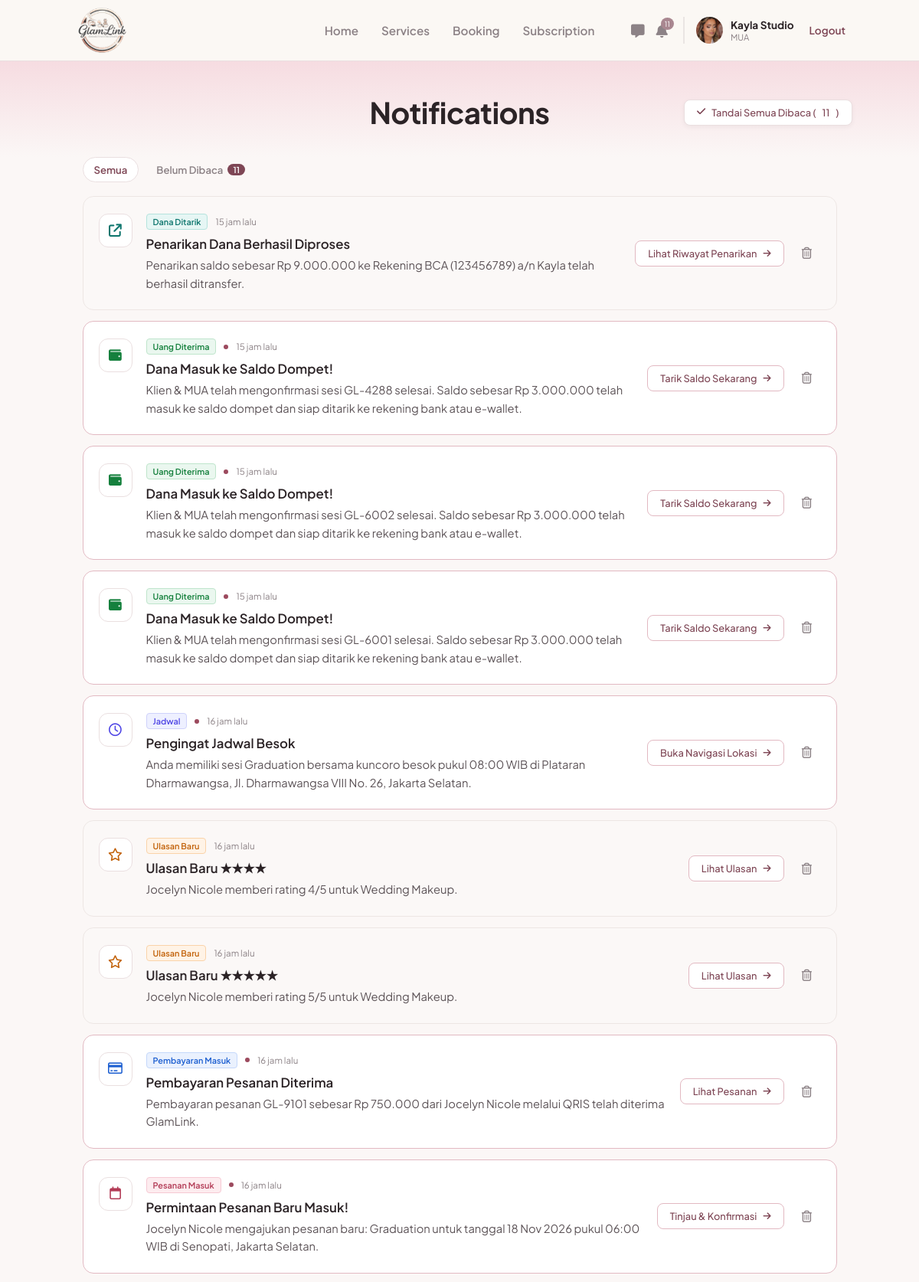
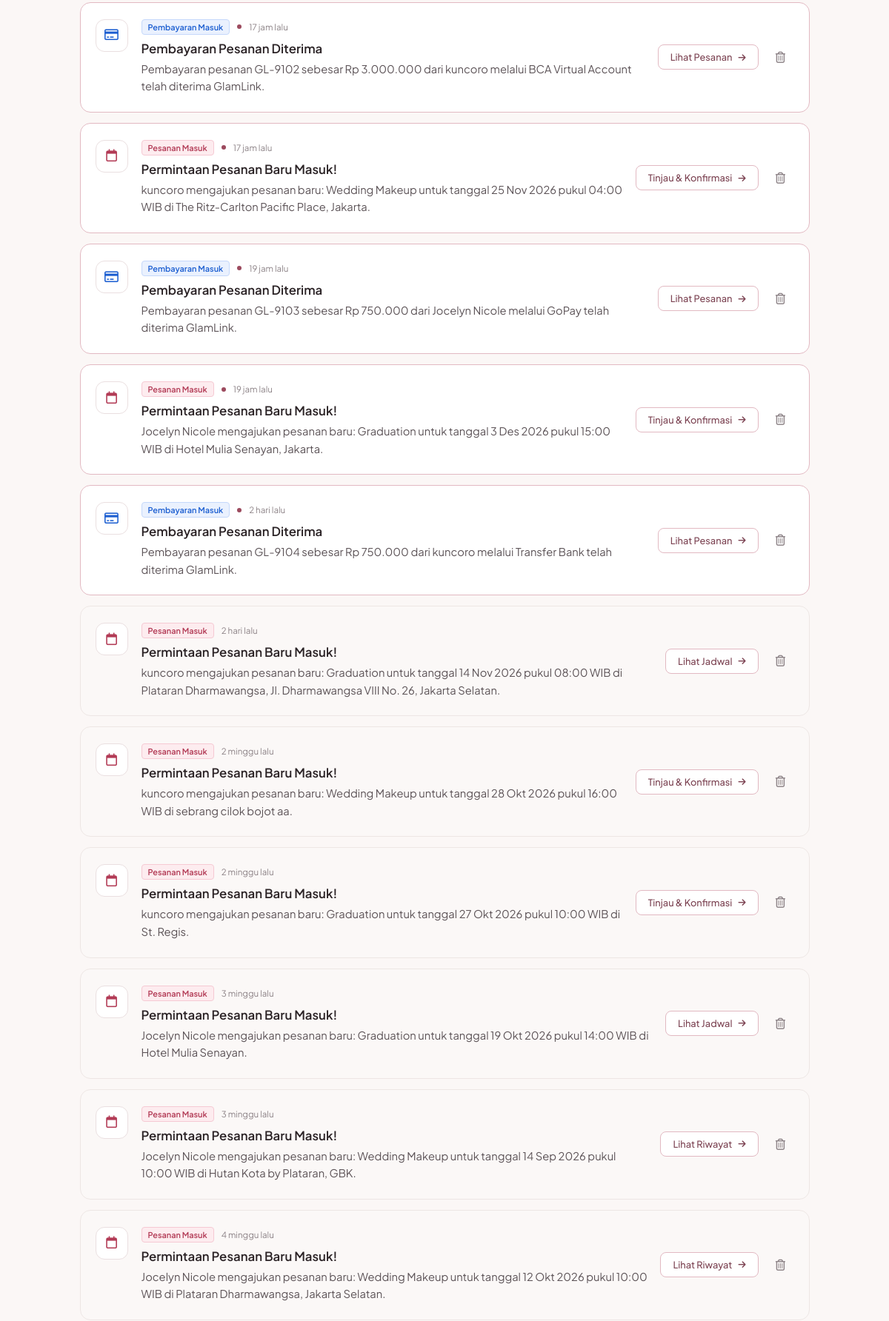
The app's page /mua/notifikasi.php (signed in, upper part) with its own data (2 pictures, top to bottom).
### tables this page shows
CREATE TABLE `users` (
  `id_user` int(11) NOT NULL,
  `nama` varchar(100) NOT NULL,
  `email` varchar(100) NOT NULL,
  `nomor_telepon` varchar(20) DEFAULT NULL,
  `nama_brand` varchar(150) DEFAULT NULL,
  `bio` text DEFAULT NULL,
  `lokasi` varchar(150) DEFAULT NULL,
  `foto_profil` varchar(255) DEFAULT NULL,
  `password` varchar(255) NOT NULL,
  `role` enum('mua','pelanggan','admin') NOT NULL,
  `dibuat_pada` timestamp NOT NULL DEFAULT current_timestamp(),
  `status_verifikasi` enum('pending','approved','rejected') NOT NULL DEFAULT 'approved',
  `alasan_tolak` varchar(255) DEFAULT NULL
);

CREATE TABLE `mua_notifikasi` (
  `id_notif` int(11) NOT NULL,
  `id_mua` int(11) NOT NULL,
  `kunci` varchar(100) NOT NULL COMMENT 'Penanda unik sumber, contoh: pesanan:12, bayar:12, langganan:3:segera',
  `tipe` varchar(30) NOT NULL COMMENT 'pesanan | bayar | jadwal | langganan | batal | selesai | ulasan',
  `judul` varchar(150) NOT NULL,
  `pesan` text NOT NULL,
  `link` varchar(255) DEFAULT NULL,
  `label_aksi` varchar(50) DEFAULT NULL,
  `waktu` datetime NOT NULL,
  `dibaca_pada` datetime DEFAULT NULL,
  `dihapus_pada` datetime DEFAULT NULL
);

### includes/mua_notifikasi.php (called while the page is built, shortened)
<?php
function mua_notif_relatif(int $detik): string {
    if ($detik < 86400)       return floor($detik / 3600) . ' jam lalu';
    if ($detik < 86400 * 7)   return floor($detik / 86400) . ' hari lalu';
    if ($detik < 86400 * 30)  return floor($detik / (86400 * 7)) . ' minggu lalu';
    return floor($detik / (86400 * 30)) . ' bulan lalu';
}
function mua_notif_sinkron(mysqli $koneksi, int $id_mua, bool $paksa = false): void {
    $kunci_sesi = 'mua_notif_sync_' . $id_mua;
    if (!$paksa && isset($_SESSION[$kunci_sesi]) && $_SESSION[$kunci_sesi] > time() - 60) return;
}
function mua_notif_jumlah_baru(mysqli $koneksi, int $id_mua): int {
    try {
        $st = $koneksi->prepare("SELECT COUNT(*) AS n FROM mua_notifikasi WHERE id_mua = ? AND dibaca_pada IS NULL AND dihapus_pada IS NULL");
        $st->bind_param('i', $id_mua);
        $st->execute();
        return (int)$st->get_result()->fetch_assoc()['n'];
    } catch (Throwable $e) {
        return 0;
    }
}

### mua/notifikasi.php (the view, shortened to what this page needs)
<?php
require_once '../includes/auth_mua.php';
require_once '../includes/mua_notifikasi.php';
function hitung_baru(mysqli $koneksi, int $id_mua): int {
    $st = $koneksi->prepare("SELECT COUNT(*) AS n FROM mua_notifikasi WHERE id_mua = ? AND dibaca_pada IS NULL AND dihapus_pada IS NULL");
    $st->bind_param('i', $id_mua);
    $st->execute();
    return (int)$st->get_result()->fetch_assoc()['n'];
}
$filter_belum = ($_GET['f'] ?? '') === 'belum';
$sql = "SELECT *, TIMESTAMPDIFF(SECOND, waktu, NOW()) AS detik FROM mua_notifikasi
        WHERE id_mua = ? AND dihapus_pada IS NULL" . ($filter_belum ? " AND dibaca_pada IS NULL" : "") . "
        ORDER BY waktu DESC, id_notif DESC LIMIT 100";
$st = $koneksi->prepare($sql);
$st->bind_param('i', $id_mua);
$st->execute();
$daftar = $st->get_result()->fetch_all(MYSQLI_ASSOC);
$jumlah_baru = hitung_baru($koneksi, $id_mua);
?>
<!DOCTYPE html>
<html lang="id">
<head>
    <link rel="stylesheet" href="https://cdnjs.cloudflare.com/ajax/libs/font-awesome/6.4.0/css/all.min.css">
    <link rel="stylesheet" href="../assets/css/navbar.css">
    <link rel="stylesheet" href="../assets/css/mua_notifikasi.css">
    <link rel="stylesheet" href="../assets/css/mua_ui.css">
</head>
<body class="nt-body">
    <?php include '../navbar.php'; ?>
    <header class="nt-header">
        <div class="nt-header-inner">
            <h1>Notifications</h1>
            <form method="POST" class="nt-readall-form" id="ntReadAllForm" data-no-loading <?php echo $jumlah_baru ? '' : 'hidden'; ?>>
                <button type="submit" name="baca_semua" class="nt-btn-readall">
                    <i class="fa-solid fa-check"></i> Tandai Semua Dibaca (<span id="ntCountBtn"><?php echo $jumlah_baru; ?></span>)
                </button>
            </form>
        </div>
    </header>
    <main class="nt-main">
        <nav class="nt-filter">
            <a href="notifikasi.php" class="<?php echo $filter_belum ? '' : 'active'; ?>">Semua</a>
            <a href="notifikasi.php?f=belum" class="<?php echo $filter_belum ? 'active' : ''; ?>">Belum Dibaca <span class="nt-filter-count" id="ntCountFilter" <?php echo $jumlah_baru ? '' : 'hidden'; ?>><?php echo $jumlah_baru; ?></span></a>
        </nav>
        <div class="nt-list" id="ntList">
            <?php foreach ($daftar as $n):
                $meta = MUA_NOTIF_TIPE[$n['tipe']] ?? MUA_NOTIF_TIPE['pesanan'];
                $baru = $n['dibaca_pada'] === null;
                $eksternal = str_starts_with((string)$n['link'], 'https://'); ?>
                <article class="nt-card <?php echo $baru ? 'is-unread' : ''; ?>" data-id="<?php echo (int)$n['id_notif']; ?>">
                    <div class="nt-icon nt-c-<?php echo $meta['warna']; ?>"><i class="<?php echo $meta['ikon']; ?>"></i></div>
                    <div class="nt-content">
                        <div class="nt-meta">
                            <span class="nt-badge nt-c-<?php echo $meta['warna']; ?>"><?php echo htmlspecialchars($meta['label']); ?></span>
                            <?php if ($baru): ?><span class="nt-dot" aria-label="Belum dibaca"></span><?php endif; ?>
                            <time><?php echo mua_notif_relatif((int)$n['detik']); ?></time>
                        </div>
                        <h3><?php echo htmlspecialchars($n['judul']); ?></h3>
                        <p><?php echo htmlspecialchars($n['pesan']); ?></p>
                    </div>
                    <div class="nt-actions">
                        <?php if (!empty($n['link'])): ?>
                            <a href="notifikasi.php?buka=<?php echo (int)$n['id_notif']; ?>" class="nt-btn-action" <?php echo $eksternal ? 'target="_blank" rel="noopener"' : ''; ?>>
                                <?php echo htmlspecialchars($n['label_aksi'] ?: 'Lihat'); ?> <i class="fa-solid fa-arrow-right"></i>
                            </a>
                        <?php endif; ?>
                        <form method="POST" class="nt-del-form" data-no-loading>
                            <button type="submit" name="hapus" class="nt-btn-del" title="Hapus notifikasi" aria-label="Hapus notifikasi">
                                <i class="fa-regular fa-trash-can"></i>
                            </button>
                        </form>
                    </div>
                </article>
            <?php endforeach; ?>
        </div>
    </main>
</body>
</html>

### navbar.php (shortened to what this page needs)
<?php
$path_prefix = in_array(basename(dirname($_SERVER['PHP_SELF'])), ['mua', 'klien']) ? '../' : '';
$nav_logged_in = isset($_SESSION['status_login']) && $_SESSION['status_login'] == true;
$nav_role = isset($_SESSION['role']) ? $_SESSION['role'] : '';
if ($nav_logged_in && in_array($nav_role, ['mua', 'pelanggan']) && isset($koneksi)) {
    $id_mua_nav = $_SESSION['id_user'];
    $nav_query = mysqli_query($koneksi, "SELECT nama, nama_brand, foto_profil, status_verifikasi FROM users WHERE id_user = '$id_mua_nav'");
    $nav_profil = mysqli_fetch_assoc($nav_query);
}
?>
<header class="navbar">
    <div class="logo">
        <a href="<?php echo $path_prefix; ?>index.php">
            <img src="<?php echo $path_prefix; ?>assets/img/logo.png" alt="GlamLink">
        </a>
    </div>
    <?php if (!$nav_logged_in): ?>
        <div class="nav-links">
            <a href="<?php echo $path_prefix; ?>login.php" class="btn-text">Masuk</a>
            <a href="<?php echo $path_prefix; ?>login.php" class="btn-outline">Masuk Sebagai MUA</a>
            <a href="<?php echo $path_prefix; ?>register.php" class="btn-filled">Daftar</a>
        </div>
    <?php elseif ($nav_role == 'mua'): ?>
        <?php if (($nav_profil['status_verifikasi'] ?? 'approved') === 'approved'): ?>
        <div class="nav-menu-mua">
            <a href="<?php echo $path_prefix; ?>mua/index.php">Home</a>
            <a href="<?php echo $path_prefix; ?>mua/services.php">Services</a>
            <a href="<?php echo $path_prefix; ?>mua/booking.php">Booking</a>
            <a href="<?php echo $path_prefix; ?>mua/subscription.php">Subscription</a>
        </div>
        <?php endif; ?>
        <div class="nav-profile-mua">
            <div class="nav-icons">
                <?php
                require_once __DIR__ . '/includes/chat.php';
                ?>
                <a href="<?php echo $path_prefix; ?>mua/chat.php" class="icon-btn" title="Chat">
                    <i class="fa-solid fa-message"></i>
                </a>
                <?php
                require_once __DIR__ . '/includes/mua_notifikasi.php';
                $nav_notif_baru = isset($koneksi) ? mua_notif_jumlah_baru($koneksi, (int)$_SESSION['id_user']) : 0;
                ?>
                <a href="<?php echo $path_prefix; ?>mua/notifikasi.php" class="icon-btn" title="Notifikasi">
                    <i class="fa-solid fa-bell"></i>
                    <span class="badge" id="navNotifBadge" <?php echo $nav_notif_baru ? '' : 'hidden'; ?>><?php echo $nav_notif_baru > 99 ? '99+' : $nav_notif_baru; ?></span>
                </a>
            </div>
            <a href="<?php echo $path_prefix; ?>mua/profil.php" style="text-decoration:none;color:inherit;" title="Lihat & edit profil">
            <div class="profile-info">
                <?php if(!empty($nav_profil['foto_profil'])): ?>
                    <img src="<?php echo $path_prefix; ?>assets/img/<?php echo htmlspecialchars($nav_profil['foto_profil']); ?>" alt="Profile">
                <?php else: ?>
                    <div style="width:35px;height:35px;background:#e0d8da;border-radius:50%;display:flex;align-items:center;justify-content:center;color:#fff;font-size:0.8rem;"><i class="fa-solid fa-user"></i></div>
                <?php endif; ?>
                <div class="profile-text">
                    <span class="brand-name"><?php echo htmlspecialchars($nav_profil['nama_brand'] ?? 'Nama Brand'); ?></span>
                    <span class="role-text"><?php echo ($nav_profil['status_verifikasi'] ?? 'approved') === 'approved' ? 'MUA' : 'Belum terverifikasi'; ?></span>
                </div>
            </div>
            </a>
            <a href="<?php echo $path_prefix; ?>logout.php" class="logout-link">Logout</a>
        </div>
    <?php endif; ?>
</header>

### assets/css/navbar.css (style rules this page uses)
:root { --gl-primary: #7E4655; --gl-primary-dark: #623642; --gl-soft: #f0e6e9; }
.navbar { position: fixed; inset: 0 0 auto 0; height: 80px; display: flex; align-items: center; justify-content: space-between; padding: 0 8%; background-color: #FBF8F4; border-bottom: 1px solid #eadfe0; box-sizing: border-box; z-index: 1000; font-family: 'Plus Jakarta Sans', sans-serif; }
.navbar .logo { display: flex; align-items: center; }
.navbar .logo img { display: block; height: 60px; width: auto; }
.nav-menu-mua { display: flex; gap: 30px; font-weight: 600; font-size: 0.95rem; position: absolute; left: 50%; transform: translateX(-50%); }
.nav-menu-mua a { text-decoration: none; color: #8c8286; transition: 0.3s; font-family: 'Plus Jakarta Sans', sans-serif; }
.nav-profile-mua { display: flex; align-items: center; gap: 20px; }
.nav-icons { display: flex; gap: 15px; }
.nav-icons .icon-btn { position: relative; color: #8c8286; font-size: 1.1rem; text-decoration: none; }
.nav-icons .badge { position: absolute; top: -6px; right: -8px; background-color: #A98790; color: white; font-size: 0.6rem; padding: 2px 5px; border-radius: 50%; }
.profile-info { display: flex; align-items: center; gap: 10px; border-left: 2px solid #eae5e3; padding-left: 15px; }
.profile-info img { width: 35px; height: 35px; border-radius: 50%; object-fit: cover; }
.profile-text { display: flex; flex-direction: column; }
.profile-text .brand-name { font-weight: 700; color: #2b2326; font-size: 0.85rem; }
.profile-text .role-text { font-size: 0.7rem; color: #8c8286; }
.logout-link { color: var(--gl-primary); font-size: 0.85rem; text-decoration: none; font-weight: 600; }

### assets/css/mua_ui.css (style rules this page uses)
:root { --gl-maroon: #7E4655; --gl-maroon-soft: rgba(126, 70, 85, 0.18); --gl-green: #059669; --gl-red: #E23636; --gl-ease: cubic-bezier(0.22, 1, 0.36, 1); }

### records on screen
users: foto_profil (picture), nama_brand "Kayla Studio"
mua_notifikasi: tipe "Dana Ditarik", detik "15 jam lalu", judul "Penarikan Dana Berhasil Diproses", pesan "Penarikan saldo sebesar Rp 9.000.000 ke Rekening BCA (123456789) a/n Kayla telah berhasil ditransfer.", label_aksi "Lihat Riwayat Penarikan"
mua_notifikasi: tipe "Uang Diterima", detik "15 jam lalu", judul "Dana Masuk ke Saldo Dompet!", pesan "Klien & MUA telah mengonfirmasi sesi GL-4288 selesai. Saldo sebesar Rp 3.000.000 telah masuk ke saldo dompet dan siap ditarik ke rekening bank atau e-wallet.", label_aksi "Tarik Saldo Sekarang"
mua_notifikasi: tipe "Uang Diterima", detik "15 jam lalu", judul "Dana Masuk ke Saldo Dompet!", pesan "Klien & MUA telah mengonfirmasi sesi GL-6002 selesai. Saldo sebesar Rp 3.000.000 telah masuk ke saldo dompet dan siap ditarik ke rekening bank atau e-wallet.", label_aksi "Tarik Saldo Sekarang"
mua_notifikasi: tipe "Uang Diterima", detik "15 jam lalu", judul "Dana Masuk ke Saldo Dompet!", pesan "Klien & MUA telah mengonfirmasi sesi GL-6001 selesai. Saldo sebesar Rp 3.000.000 telah masuk ke saldo dompet dan siap ditarik ke rekening bank atau e-wallet.", label_aksi "Tarik Saldo Sekarang"
mua_notifikasi: tipe "Jadwal", detik "16 jam lalu", judul "Pengingat Jadwal Besok", pesan "Anda memiliki sesi Graduation bersama kuncoro besok pukul 08:00 WIB di Plataran Dharmawangsa, Jl. Dharmawangsa VIII No. 26, Jakarta Selatan.", label_aksi "Buka Navigasi Lokasi"
mua_notifikasi: tipe "Ulasan Baru", detik "16 jam lalu", judul "Ulasan Baru ★★★★", pesan "Jocelyn Nicole memberi rating 4/5 untuk Wedding Makeup.", label_aksi "Lihat Ulasan"
mua_notifikasi: tipe "Ulasan Baru", detik "16 jam lalu", judul "Ulasan Baru ★★★★★", pesan "Jocelyn Nicole memberi rating 5/5 untuk Wedding Makeup.", label_aksi "Lihat Ulasan"
mua_notifikasi: tipe "Pembayaran Masuk", detik "16 jam lalu", judul "Pembayaran Pesanan Diterima", pesan "Pembayaran pesanan GL-9101 sebesar Rp 750.000 dari Jocelyn Nicole melalui QRIS telah diterima GlamLink.", label_aksi "Lihat Pesanan"
mua_notifikasi: tipe "Pesanan Masuk", detik "16 jam lalu", judul "Permintaan Pesanan Baru Masuk!", pesan "Jocelyn Nicole mengajukan pesanan baru: Graduation untuk tanggal 18 Nov 2026 pukul 06:00 WIB di Senopati, Jakarta Selatan.", label_aksi "Tinjau & Konfirmasi"
mua_notifikasi: tipe "Pembayaran Masuk", detik "17 jam lalu", judul "Pembayaran Pesanan Diterima", pesan "Pembayaran pesanan GL-9102 sebesar Rp 3.000.000 dari kuncoro melalui BCA Virtual Account telah diterima GlamLink.", label_aksi "Lihat Pesanan"
mua_notifikasi: tipe "Pesanan Masuk", detik "17 jam lalu", judul "Permintaan Pesanan Baru Masuk!", pesan "kuncoro mengajukan pesanan baru: Wedding Makeup untuk tanggal 25 Nov 2026 pukul 04:00 WIB di The Ritz-Carlton Pacific Place, Jakarta.", label_aksi "Tinjau & Konfirmasi"
mua_notifikasi: tipe "Pembayaran Masuk", detik "19 jam lalu", judul "Pembayaran Pesanan Diterima", pesan "Pembayaran pesanan GL-9103 sebesar Rp 750.000 dari Jocelyn Nicole melalui GoPay telah diterima GlamLink.", label_aksi "Lihat Pesanan"
mua_notifikasi: tipe "Pesanan Masuk", detik "19 jam lalu", judul "Permintaan Pesanan Baru Masuk!", pesan "Jocelyn Nicole mengajukan pesanan baru: Graduation untuk tanggal 3 Des 2026 pukul 15:00 WIB di Hotel Mulia Senayan, Jakarta.", label_aksi "Tinjau & Konfirmasi"
mua_notifikasi: tipe "Pembayaran Masuk", detik "2 hari lalu", judul "Pembayaran Pesanan Diterima", pesan "Pembayaran pesanan GL-9104 sebesar Rp 750.000 dari kuncoro melalui Transfer Bank telah diterima GlamLink.", label_aksi "Lihat Pesanan"
mua_notifikasi: tipe "Pesanan Masuk", detik "2 hari lalu", judul "Permintaan Pesanan Baru Masuk!", pesan "kuncoro mengajukan pesanan baru: Graduation untuk tanggal 14 Nov 2026 pukul 08:00 WIB di Plataran Dharmawangsa, Jl. Dharmawangsa VIII No. 26, Jakarta Selatan.", label_aksi "Lihat Jadwal"
mua_notifikasi: tipe "Pesanan Masuk", detik "2 minggu lalu", judul "Permintaan Pesanan Baru Masuk!", pesan "kuncoro mengajukan pesanan baru: Wedding Makeup untuk tanggal 28 Okt 2026 pukul 16:00 WIB di sebrang cilok bojot aa.", label_aksi "Tinjau & Konfirmasi"
mua_notifikasi: tipe "Pesanan Masuk", detik "2 minggu lalu", judul "Permintaan Pesanan Baru Masuk!", pesan "kuncoro mengajukan pesanan baru: Graduation untuk tanggal 27 Okt 2026 pukul 10:00 WIB di St. Regis.", label_aksi "Tinjau & Konfirmasi"
mua_notifikasi: tipe "Pesanan Masuk", detik "3 minggu lalu", judul "Permintaan Pesanan Baru Masuk!", pesan "Jocelyn Nicole mengajukan pesanan baru: Graduation untuk tanggal 19 Okt 2026 pukul 14:00 WIB di Hotel Mulia Senayan.", label_aksi "Lihat Jadwal"
mua_notifikasi: tipe "Pesanan Masuk", detik "3 minggu lalu", judul "Permintaan Pesanan Baru Masuk!", pesan "Jocelyn Nicole mengajukan pesanan baru: Wedding Makeup untuk tanggal 14 Sep 2026 pukul 10:00 WIB di Hutan Kota by Plataran, GBK.", label_aksi "Lihat Riwayat"
mua_notifikasi: tipe "Pesanan Masuk", detik "4 minggu lalu", judul "Permintaan Pesanan Baru Masuk!", pesan "Jocelyn Nicole mengajukan pesanan baru: Wedding Makeup untuk tanggal 12 Okt 2026 pukul 10:00 WIB di Plataran Dharmawangsa, Jakarta Selatan.", label_aksi "Lihat Riwayat"

### other values on screen
$nav_notif_baru "11"
$jumlah_baru "11"
